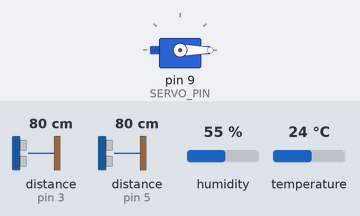
Simulated run of this sketch. Board: Arduino Uno, built with avr-gcc and run on an emulated ATmega328P. On the bench: servo. Wiring (inferred from the names in the program): 2 × ultrasonic range finder: trigger pin 2, echo pin 3 / trigger pin 4, echo pin 5. The inputs (shaded band) are chosen by the test bench; at power-on: distance to the obstacle (sensors on pin 5, pin 3) 80 cm, humidity 55 %, temperature 24 °C. The echo pulse lasts 58.3 µs per cm; what the sketch prints to the serial monitor is not drawn.

Above: at 1.2 s.
1.3 s: distance to the obstacle (sensor on pin 5) set to 45 cm
4.0 s: distance to the obstacle (sensor on pin 5) set to 37 cm
At 5.4 s:
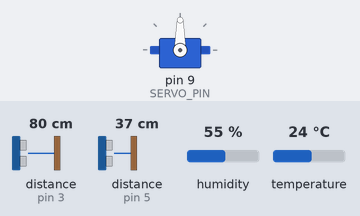
10.4 s: distance to the obstacle (sensor on pin 5) set to 4 cm
13.2 s: distance to the obstacle (sensor on pin 5) set to 2 cm
At 13.7 s:
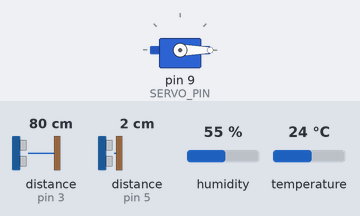
14.7 s: distance to the obstacle (sensor on pin 5) set to 9 cm
At 17.2 s:
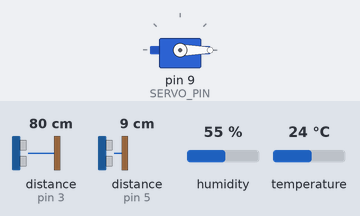
Timing chart, 0 to 22.1 s (numbered marks = the images above; inputs shaded):
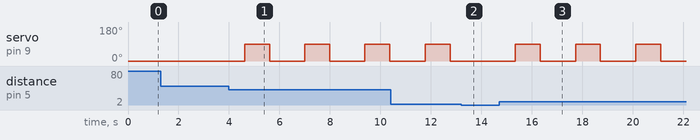

Measured:
- the behaviour switches between 41 and 40 cm on distance to the obstacle (sensor on pin 5) (found by bisection; images 0 and 1)
- the behaviour switches between 3 and 2 cm on distance to the obstacle (sensor on pin 5) (found by bisection; images 1 and 2)
- after the input at 1.3 s, every drawn part: stays the same
- after the input at 4.0 s, servo on pin 9 (SERVO_PIN): alternates 90° for 0.99 s and 0° for 1.4 s, starting after 0.63 s
- after the input at 13.2 s, servo on pin 9 (SERVO_PIN): stays 0° (without the input it goes to 90° after 0.95 s)
- after the input at 14.7 s, servo on pin 9 (SERVO_PIN): alternates 90° for 0.99 s and 0° for 1.4 s, starting after 0.64 s

The sketch:

ENPM818.ino
```cpp
#include <Arduino_FreeRTOS.h>
#include <DHT.h>
#include <Servo.h>

// -----------------------
// Pin definitions
// -----------------------
const int TRIG_FLOOR = 2;
const int ECHO_FLOOR = 3;

const int TRIG_BASIN = 4;
const int ECHO_BASIN = 5;

const int DHTPIN     = 7;
const int DHTTYPE    = DHT11;

const int SERVO_PIN  = 9;

// -----------------------
// Hardware objects
// -----------------------
DHT dht(DHTPIN, DHTTYPE);
Servo dispenserServo;

// -----------------------
// System mode state machine
// -----------------------
enum SystemMode {
  MODE_DETECTING = 0,
  MODE_DISP_READY,
  MODE_DISPENSING
};

volatile SystemMode currentMode = MODE_DETECTING;

// Shared sensor data (updated by sensor task)
volatile float floorDistanceCm = NAN;
volatile float basinDistanceCm = NAN;
volatile float humidityPercent = NAN;

// Thresholds (tune these!)
const float FLOOR_DETECT_MIN_CM = 2.0f;
const float FLOOR_DETECT_MAX_CM = 80.0f;    // "something moving on floor"
const float BASIN_DETECT_MIN_CM = 2.0f;
const float BASIN_DETECT_MAX_CM = 40.0f;    // "something in basin"
const float HUMIDITY_MAX_FOR_FEED = 80.0f;

// -----------------------
// Helper: sonar reading
// -----------------------
float readSonarCm(int trigPin, int echoPin) {
  digitalWrite(trigPin, LOW);
  delayMicroseconds(2);

  digitalWrite(trigPin, HIGH);
  delayMicroseconds(10);
  digitalWrite(trigPin, LOW);

  long duration = pulseIn(echoPin, HIGH, 25000); // 25 ms timeout

  if (duration == 0) {
    return NAN; // no echo
  }
  return (duration * 0.0343f) / 2.0f;
}

// -----------------------
// FreeRTOS: Sensor Task
//  - Periodically updates sonar & DHT values
// -----------------------
void TaskSensors(void *pvParameters) {
  (void) pvParameters;

  unsigned long lastDhtMs = 0;

  for (;;) {
    // Update sonars every cycle
    float f = readSonarCm(TRIG_FLOOR, ECHO_FLOOR);
    float b = readSonarCm(TRIG_BASIN, ECHO_BASIN);

    // Simple atomic copy (RA4 is 32-bit so float writes are atomic enough here)
    floorDistanceCm = f;
    basinDistanceCm = b;

    // Update DHT every 2 seconds
    unsigned long now = millis();
    if (now - lastDhtMs >= 2000) {
      lastDhtMs = now;
      float h = dht.readHumidity();
      if (!isnan(h)) {
        humidityPercent = h;
      }
    }

    vTaskDelay(pdMS_TO_TICKS(100)); // 10 Hz
  }
}

// -----------------------
// Helper: detection logic
// -----------------------
bool floorMovementDetected() {
  float d = floorDistanceCm;
  return !isnan(d) && d >= FLOOR_DETECT_MIN_CM && d <= FLOOR_DETECT_MAX_CM;
}

bool basinMotionDetected() {
  float d = basinDistanceCm;
  return !isnan(d) && d >= BASIN_DETECT_MIN_CM && d <= BASIN_DETECT_MAX_CM;
}

bool humidityOKForFeeding() {
  float h = humidityPercent;
  return !isnan(h) && h <= HUMIDITY_MAX_FOR_FEED;
}

// -----------------------
// Helper: run dispensing cycle (servo)
//   - This runs inside the logic task when we enter MODE_DISPENSING
// -----------------------
void runDispenseCycle() {
  Serial.println("[Dispensing] Starting dispense cycle...");

  // Example sequence: move from 0° -> 90° -> 0°
  dispenserServo.write(0);
  vTaskDelay(pdMS_TO_TICKS(300));

  dispenserServo.write(90);   // open gate / tilt feeder
  vTaskDelay(pdMS_TO_TICKS(1000));

  dispenserServo.write(0);    // close
  vTaskDelay(pdMS_TO_TICKS(500));

  Serial.println("[Dispensing] Done. Returning to Detecting mode.");
}

// -----------------------
// FreeRTOS: Logic Task
//   - Implements the 3-mode state machine
// -----------------------
void TaskLogic(void *pvParameters) {
  (void) pvParameters;

  SystemMode lastMode = MODE_DETECTING;

  for (;;) {
    SystemMode mode = currentMode;

    // On-mode-entry actions
    if (mode != lastMode) {
      switch (mode) {
        case MODE_DETECTING:
          Serial.println("== Mode 1: Detecting ==");
          break;
        case MODE_DISP_READY:
          Serial.println("== Mode 2: Dispensing Ready ==");
          break;
        case MODE_DISPENSING:
          Serial.println("== Mode 3: Dispensing ==");
          break;
      }
      lastMode = mode;
    }

    switch (mode) {
      case MODE_DETECTING: {
        // Requirement:
        //   Monitor floor sonar only.
        //   If movement detected → Dispensing Ready.
        if (floorMovementDetected()) {
          Serial.println("[Detecting] Movement on floor detected → Dispensing Ready");
          currentMode = MODE_DISP_READY;
        }
        break;
      }

      case MODE_DISP_READY: {
        // Requirement:
        //   If humidity <= 80% AND basin sonar detects motion → Dispensing.
        //   Otherwise → Detecting.
        bool humOK   = humidityOKForFeeding();
        bool basinOK = basinMotionDetected();

        Serial.print("[Disp Ready] Humidity=");
        Serial.print(humidityPercent);
        Serial.print("%  BasinDist=");
        Serial.print(basinDistanceCm);
        Serial.print("cm  -> humOK=");
        Serial.print(humOK);
        Serial.print(" basinOK=");
        Serial.println(basinOK);

        if (humOK && basinOK) {
          Serial.println("[Disp Ready] Criteria met → Dispensing");
          currentMode = MODE_DISPENSING;
        } else {
          Serial.println("[Disp Ready] Criteria NOT met → Detecting");
          currentMode = MODE_DETECTING;
        }
        break;
      }

      case MODE_DISPENSING: {
        // Requirement:
        //   Ignore sensors and run motor to dispense.
        runDispenseCycle();
        // After dispense, go back to Detecting
        currentMode = MODE_DETECTING;
        break;
      }
    }

    vTaskDelay(pdMS_TO_TICKS(200)); // State machine tick: 5 Hz
  }
}

// -----------------------
// Arduino setup & FreeRTOS start
// -----------------------
void setup() {
  Serial.begin(115200);
  delay(300);

  Serial.println("Terrarium Feeder - 3 Mode State Machine (FreeRTOS)");

  pinMode(TRIG_FLOOR, OUTPUT);
  pinMode(ECHO_FLOOR, INPUT);
  pinMode(TRIG_BASIN, OUTPUT);
  pinMode(ECHO_BASIN, INPUT);

  dht.begin();

  dispenserServo.attach(SERVO_PIN);
  dispenserServo.write(0); // safe default position

  // Start in Detecting Mode
  currentMode = MODE_DETECTING;

  // Create tasks
  xTaskCreate(TaskSensors, "Sensors", 512, NULL, 2, NULL);
  xTaskCreate(TaskLogic,   "Logic",   512, NULL, 1, NULL);

  // Start scheduler
  vTaskStartScheduler();
}

void loop() {
  // Not used - FreeRTOS is running
}
```
